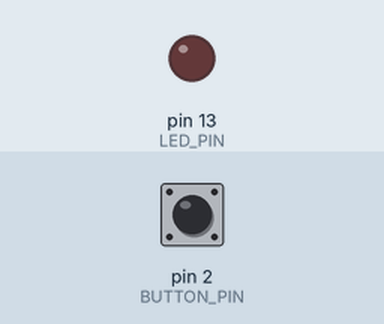
A sketch run on a simulated Arduino Uno, built with avr-gcc and run on an emulated ATmega328P. Parts: output pins drawn as LEDs (lit = HIGH). The test bench sets the inputs (shaded band); at power-on: pin 2 (BUTTON_PIN) HIGH.

Above: at 1.2 s.
1.3 s: pin 2 (BUTTON_PIN) pulled LOW for 0.15 s
At 2.5 s:
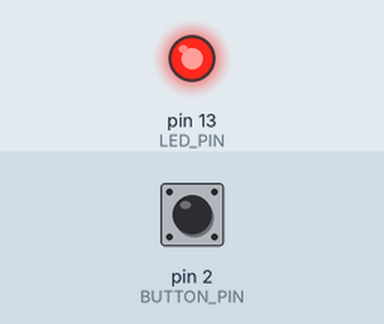
2.9 s: pin 2 (BUTTON_PIN) pulled LOW for 1 s
At 3.7 s:
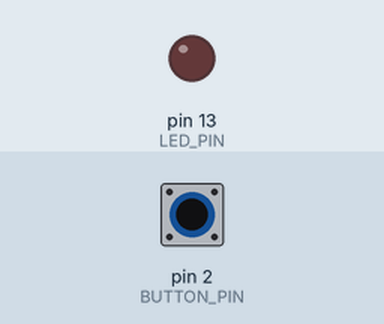
5.4 s: pin 2 (BUTTON_PIN) pulled LOW for 3.2 s
At 6.8 s:
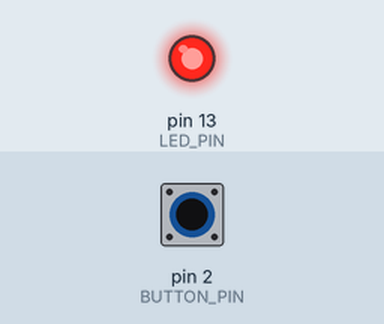
Timing chart, 0 to 8.4 s (numbered marks = the images above; inputs shaded):
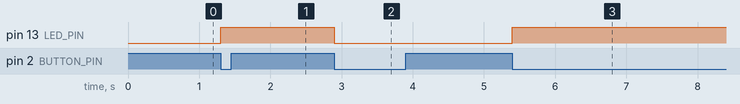

The sketch:

button-toggle-led.ino
```cpp
const uint8_t BUTTON_PIN = 2;
const uint8_t LED_PIN = 13;
const unsigned long DEBOUNCE_MS = 50;

bool lightOn = false;

void setup() {
  pinMode(BUTTON_PIN, INPUT_PULLUP);
  pinMode(LED_PIN, OUTPUT);
}

void loop() {
  if (buttonPressed()) {
    lightOn = !lightOn;
    digitalWrite(LED_PIN, lightOn);
  }
}

bool buttonPressed() {
  static bool lastState = HIGH;
  static unsigned long lastChangeMs = 0;

  bool state = digitalRead(BUTTON_PIN);
  if (state == lastState || millis() - lastChangeMs < DEBOUNCE_MS) return false;

  lastState = state;
  lastChangeMs = millis();
  return state == LOW;
}
```

Measured:
- after the input at 1.3 s, pin 13 (LED_PIN): LOW → HIGH at once
- after the input at 2.9 s, pin 13 (LED_PIN): HIGH → LOW at once
- after the input at 5.4 s, pin 13 (LED_PIN): LOW → HIGH at once
